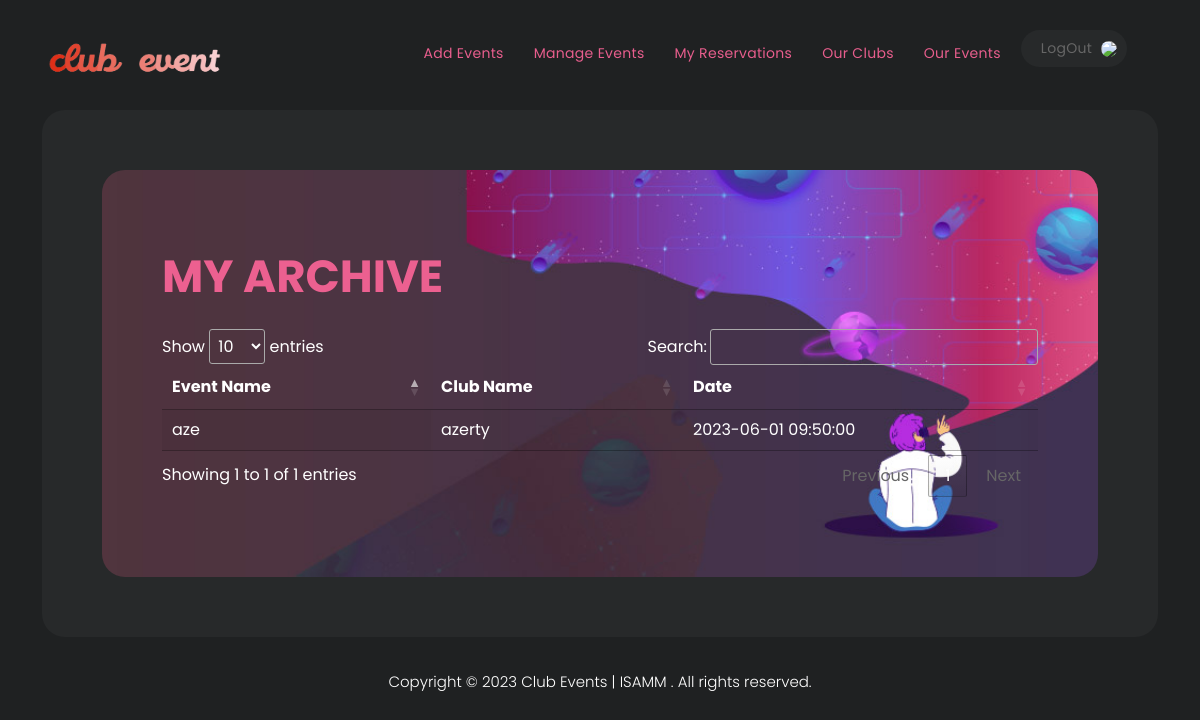
Screenshot of /my_archive.php (signed in) with the database file from the repository.
### tables this page shows
CREATE TABLE `reserved_events` (
  `id_event_reserved` int(11) NOT NULL,
  `id_user_reserverd` int(11) NOT NULL
);

CREATE TABLE `events` (
  `event_id` int(11) NOT NULL,
  `organizer` int(11) NOT NULL,
  `date_event` datetime NOT NULL,
  `nbplaces` int(11) NOT NULL,
  `event_name` varchar(50) NOT NULL,
  `club_name` varchar(50) NOT NULL
);

### my_archive.php (the view, shortened to what this page needs)
<?php
$conn = mysqli_connect('localhost', 'root', '', 'clubevent');
?>
<!DOCTYPE html>
<html>
<head>
	<link rel="stylesheet" href="https://cdn.datatables.net/1.13.4/css/jquery.dataTables.css" />
    <link href="vendor/bootstrap/css/bootstrap.min.css" rel="stylesheet">
    <link rel="stylesheet" href="assets/css/fontawesome.css">
<link rel="stylesheet" href="assets/css/style.css">
</head>
<body>
	<?php include 'header.php';?>
	<div class="container text-white">
      <div class="row">
        <div class="col-lg-12 ">
          <div class="page-content">
            <div class="main-banner">
              <div class="header-text">
                <h4>
                  <em>my archive</em>
                </h4>
		<table id='tab' class='display'>
        <thead>
            <tr><th>Event Name</th><th>Club Name</th><th>Date</th></tr>
        </thead>
        <tbody>
                <?php
                $user = $_SESSION['userID'];
                $req = "SELECT r.id_event_reserved,event_name,club_name,date_event FROM events ,reserved_events r WHERE r.id_user_reserverd='$user' and r.id_event_reserved=events.event_id";
                $res = mysqli_query($conn,$req);
                while($row = mysqli_fetch_array($res,MYSQLI_BOTH)){
                echo "
                <tr>
                  <td>$row[1]</td>
                  <td>$row[2]</td>
                  <td>$row[3]</td>
               </tr>";
                };
                ?>
              </tbody>
    </table>
	</div>
</div>
</div>
</div>
</div>
</div>
 </div> <?php include 'footer.php';?> </body>
</body>
</html>

### assets/css/style.css (style rules this page uses)
html, body, div, span, applet, object, iframe, h1, h2, h3, h4, h5, h6, p, blockquote, div pre, a, abbr, acronym, address, big, cite, code, del, dfn, em, font, img, ins, kbd, q, s, samp, small, strike, strong, sub, sup, tt, var, b, u, i, center, dl, dt, dd, ol, ul, li, figure, header, nav, section, article, aside, footer, figcaption { margin: 0; padding: 0; border: 0; outline: 0; }
* { box-sizing: border-box; }
html, body { font-family: 'Poppins', sans-serif; font-weight: 400; background-color: #1e1e1e; font-size: 16px; -ms-text-size-adjust: 100%; -webkit-font-smoothing: antialiased; -moz-osx-font-smoothing: grayscale; }
h1, h2, h3, h4, h5, h6 { margin-top: 0px; margin-bottom: 0px; color: #fff; font-weight: 700; }
html, body { background: #1f2122; font-family: 'Poppins', sans-serif; }
body .page-content { margin-top: 110px; background-color: #27292a; padding: 60px; border-radius: 23px; }
.main-banner { background-image: url(../images/banner-bg.jpg); background-position: center center; background-size: cover; min-height: 380px; border-radius: 23px; padding: 80px 60px; }
.main-banner h4 { font-size: 45px; text-transform: uppercase; margin-bottom: 25px; }
.main-banner h4 em { font-style: normal; color: #ec6090; }
body { overflow-x: hidden; }

### rows the page displays
reserved_events: id_event_reserved.event_name "aze", id_event_reserved.club_name "azerty", id_event_reserved.date_event "2023-06-01 09:50:00"
